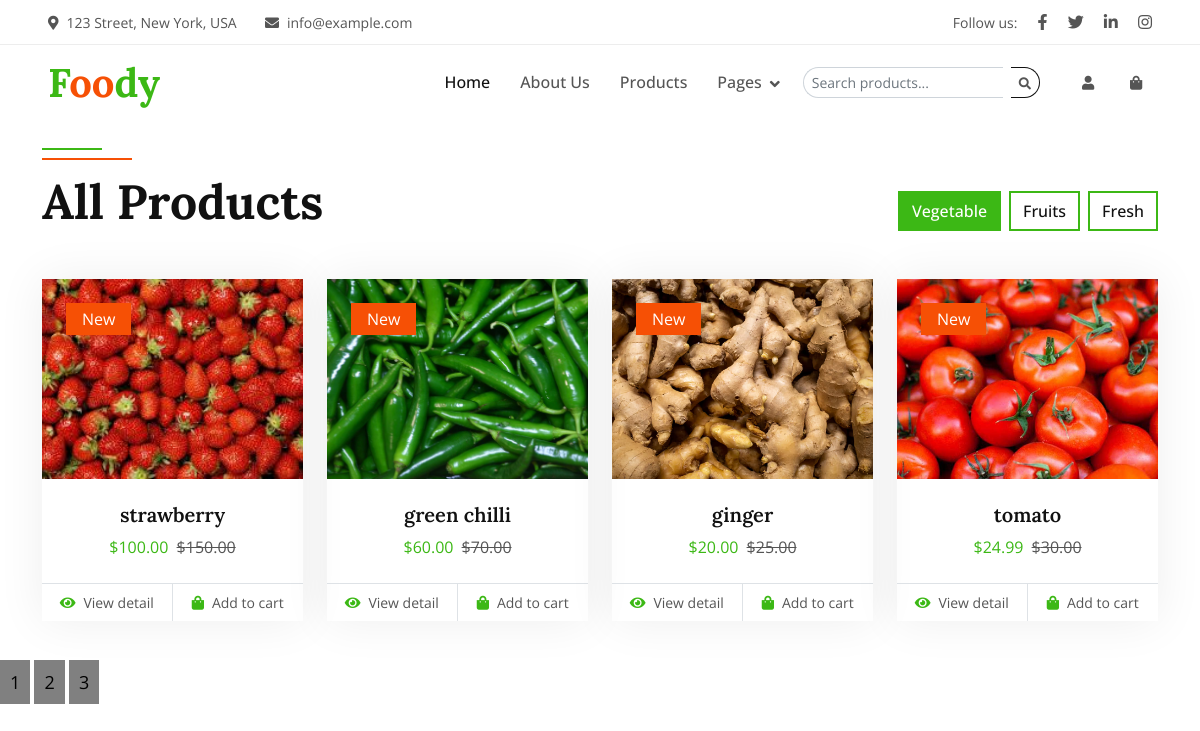
Page /all_products/?page=2 on the committed database.
### shop/models.py (models this page shows, shortened)
class Product(models.Model):
    image = models.ImageField(upload_to='product_images/')
    name = models.CharField(max_length=200)
    description = models.TextField()
    price = models.DecimalField(max_digits=10, decimal_places=2)
    offer_price = models.DecimalField(max_digits=10, decimal_places=2, null=True, blank=True)
    stock = models.IntegerField()
    created = models.DateTimeField(auto_now_add=True)
    CATEGORY = models.ForeignKey(Category, on_delete=models.CASCADE)

### shop/views.py (the view)
# urls.py: path('all_products/',views.all_products, name='allproducts'),
def all_products(request):#this is allproduct view function which is used to show all the products in the database
    product = Product.objects.all().order_by("-created")
    query = request.GET.get("q")
    if query:
        product = Product.objects.filter(name__icontains = query).order_by("-created")
    paginator = Paginator(product, 4)  # Show 25 contacts per page.
    page_number = request.GET.get("page")
    page_obj = paginator.get_page(page_number)
    return render(request,"all products.html",{"page_obj": page_obj})

### templates/all products.html (shortened to what this page needs)
{% extends 'base.html' %}
{% block content %}
{% load static %}
    <div style="height: 50px;width: 100%;">
    </div>
    <div class="container-xxl py-5 " style="margin-top: 50px;">
        <div class="container">
            <div class="row g-0 gx-5 align-items-end">
                <div class="col-lg-6">
                    <div class="section-header text-start mb-5 wow fadeInUp" data-wow-delay="0.1s" style="max-width: 500px;">
                        <h1 class="display-5 mb-3">All Products</h1>
                    </div>
                </div>
                <div class="col-lg-6 text-start text-lg-end wow slideInRight" data-wow-delay="0.1s">
                    <ul class="nav nav-pills d-inline-flex justify-content-end mb-5">
                        <li class="nav-item me-2">
                            <a class="btn btn-outline-primary border-2 active" data-bs-toggle="pill" href="#tab-1">Vegetable</a>
                        </li>
                        <li class="nav-item me-2">
                            <a class="btn btn-outline-primary border-2" data-bs-toggle="pill" href="#tab-2">Fruits </a>
                        </li>
                        <li class="nav-item me-0">
                            <a class="btn btn-outline-primary border-2" data-bs-toggle="pill" href="#tab-3">Fresh</a>
                        </li>
                    </ul>
                </div>
            </div>
            <div class="tab-content">
                <div id="tab-1" class="tab-pane fade show p-0 active">
                    <div class="row g-4">
                       {% for i in page_obj %}
                        <div class="col-xl-3 col-lg-4 col-md-6 wow fadeInUp" data-wow-delay="{{ forloop.counter0 }}00ms">
                            <div class="product-item">
                                <div class="position-relative bg-light overflow-hidden">
                                    <img class="img-fluid w-100" src="{{ i.image.url}}" alt="" style="height: 200px; object-fit: cover;">
                                    <div class="bg-secondary rounded text-white position-absolute start-0 top-0 m-4 py-1 px-3">New</div>
                                </div>
                                <div class="text-center p-4">
                                    <a class="d-block h5 mb-2" href="">{{ i.name }}</a>
                                    <span class="text-primary me-1">${{ i.offer_price }}</span>
                                    <span class="text-body text-decoration-line-through">${{ i.price }}</span>
                                </div>
                                <div class="d-flex border-top">
                                    <small class="w-50 text-center border-end py-2">
                                        <a class="text-body" href="/productdetails/{{i.id}}/"><i class="fa fa-eye text-primary me-2"></i>View detail</a>
                                    </small>
                                    <small class="w-50 text-center py-2">
                                        <a class="text-body" href=""><i class="fa fa-shopping-bag text-primary me-2"></i>Add to cart</a>
                                    </small>
                                </div>
                            </div>
                        </div>
                        {% endfor %}
                    </div>
                </div>
            </div>
        </div>
    </div>
<div>
    {% for i in page_obj.paginator.page_range %}
    <a href="?page={{ i }}" style="padding: 10px; color: #000; background-color: gray;font-size: large;">{{ i }}</a>
    {% endfor %}
</div>
{% endblock %}

### static/css/style.css (style rules this page uses)
:root { --primary: #3CB815; --secondary: #F65005; --light: #F7F8FC; --dark: #111111; }
.btn { font-weight: 500; transition: .5s; }
.section-header { position: relative; padding-top: 25px; }
.section-header::before { position: absolute; content: ""; width: 60px; height: 2px; top: 0; left: 50%; transform: translateX(-50%); background: var(--primary); }
.section-header::after { position: absolute; content: ""; width: 90px; height: 2px; top: 10px; left: 50%; transform: translateX(-50%); background: var(--secondary); }
.section-header.text-start::before, .section-header.text-start::after { left: 0; transform: translateX(0); }
.nav-pills .nav-item .btn { color: var(--dark); }
.nav-pills .nav-item .btn:hover, .nav-pills .nav-item .btn.active { color: #FFFFFF; }
.product-item { box-shadow: 0 0 45px rgba(0, 0, 0, .07); }
.product-item img { transition: .5s; }

### rows in the picture
Product: image (picture), name "strawberry", offer_price "100.00", price "150.00"
Product: image (picture), name "green chilli", offer_price "60.00", price "70.00"
Product: image (picture), name "ginger", offer_price "20.00", price "25.00"
Product: image (picture), name "tomato", offer_price "24.99", price "30.00"

### other values in the picture
{{ i }} "1" "2" "3"
